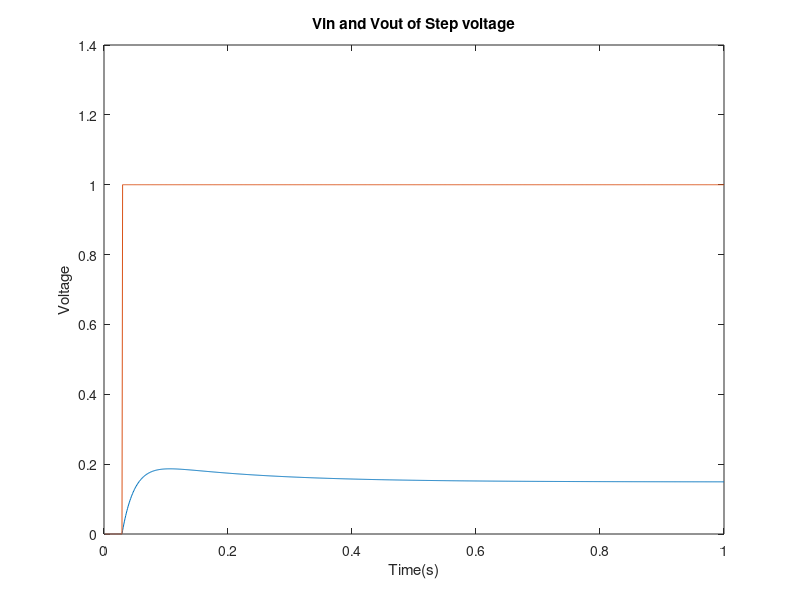
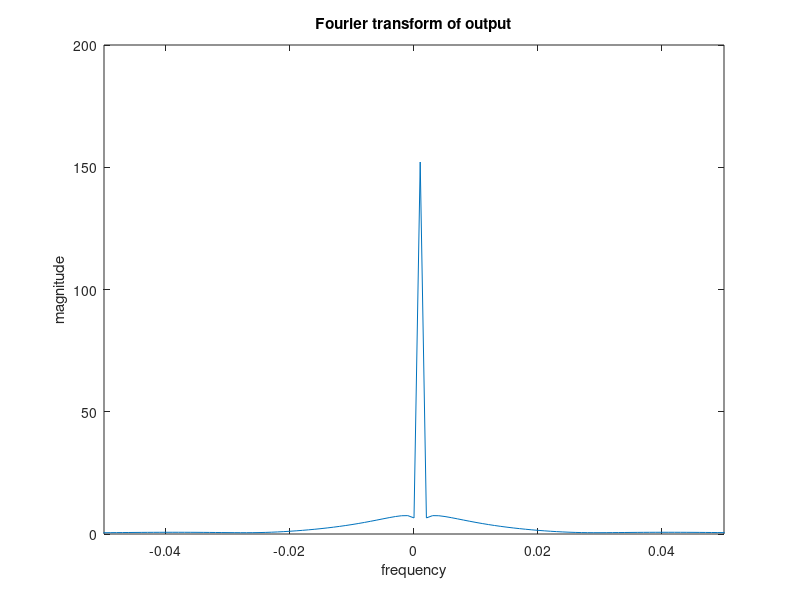

The MATLAB source for these figures, in order:
clear all

disp('model the equation V4 - aI3 - BI3^2 -CI3^3 as a polynomial and solve for it')
disp('This would require a solve for the polynomial per iteration as V4 changes')

runTime = 1; %given in seconds
timecuts = 1000;
dt =runTime/timecuts;

R1=1;
C1=0.25;
R2=2;
L1=0.2;
R3=10;
a=100;
b=50;
c=1;
R4=0.1;
Ro=1000;     

C = [  0, 0,   0, 0, 0, 0, 0; ...
     -C1,C1,   0, 0, 0, 0, 0; ...
       0, 0, -L1, 0, 0, 0, 0; ...
       0, 0,   0, 0, 0, 0, 0; ...
       0, 0,   0, 0, 0, 0, 0; ...
       0, 0,   0, 0, 0, 0, 0; ...
       0, 0,   0, 0, 0, 0, 0];
   
   
   
I3poly = [c b a 0];
I3roots = roots(I3poly);

   
G = [     1,             0,  0,    0,                  0,     0,            0; ...
      -1/R1, (1/R2 + 1/R1), -1,    0,                  0,     0,            0; ...
          0,             1,  0,   -1,                  0,     0,            0; ...
          0,             0, -1, 1/R3,                  0,     0,            0; ...
          0,             0,  0,    0,         I3roots(2),     1,            0; ...
          0,             0,  0, 1/R3,                 -1,     0,            0; ...
          0,             0,  0,    0,                  0, -1/R4, (1/R4 +1/Ro)];
   
      
%Time Stepping function
V1 = 0;      
F = zeros(7,1);
%Flist = [V1; 0; 0; 0; 0; 0; 0];
Flist = zeros(7,1,timecuts);
Flist(1,1,30:timecuts) = 1;
Vlist = zeros(7,1,timecuts);

for count  = 2:1:timecuts
    A = C/dt +G;
    
    Vlist(:,:,count) = A\(C*Vlist(:,:,count-1)/dt +Flist(:,:,count));
    Flist(:,:,count) = Vlist(:,:,count);
end
      
V1list(1,:) = Vlist(1,1,:);
V2list(1,:) = Vlist(2,1,:);
ILlist(1,:) = Vlist(3,1,:);
I3list(1,:) = Vlist(4,1,:);
V4list(1,:) = Vlist(5,1,:);
Volist(1,:) = Vlist(7,1,:);


figure(1)
plot((1:timecuts).*dt,Volist(1,:))
xlabel('Time(s)')
ylabel('Voltage')
title('Vin and Vout of Step voltage')
hold on
plot((1:timecuts).*dt,V1list(1,:))
hold off

figure(2)
g = abs(fftshift(fft(Volist(1,:))));
plot(((1:length(g))/timecuts)-0.5,g)
xlim([-0.05 0.05])
xlabel('frequency')
ylabel('magnitude')
title('Fourier transform of output')